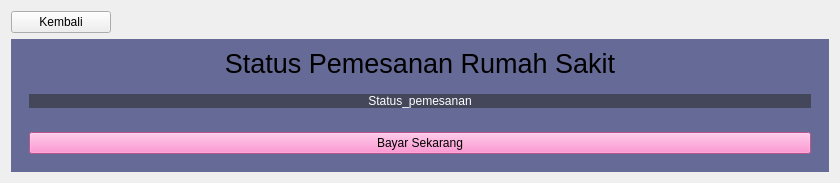
     <widget class="QWidget" name="page_3">
      <layout class="QGridLayout" name="gridLayout_5">
       <item row="0" column="0">
        <widget class="QPushButton" name="btn_back2">
         <property name="maximumSize">
          <size>
           <width>100</width>
           <height>16777215</height>
          </size>
         </property>
         <property name="styleSheet">
          <string notr="true">QPushButton {
	color: black;
}</string>
         </property>
         <property name="text">
          <string>Kembali</string>
         </property>
        </widget>
       </item>
       <item row="1" column="0">
        <widget class="QWidget" name="widget_6" native="true">
         <property name="palette">
          <palette>
           <active>
            <colorrole role="WindowText">
             <brush brushstyle="SolidPattern">
              <color alpha="255">
               <red>255</red>
               <green>255</green>
               <blue>255</blue>
              </color>
             </brush>
            </colorrole>
            <colorrole role="Button">
             <brush brushstyle="SolidPattern">
              <color alpha="255">
               <red>102</red>
               <green>106</green>
               <blue>150</blue>
              </color>
             </brush>
            </colorrole>
            <colorrole role="Light">
             <brush brushstyle="SolidPattern">
              <color alpha="255">
               <red>102</red>
               <green>106</green>
               <blue>150</blue>
              </color>
             </brush>
            </colorrole>
            <colorrole role="Midlight">
             <brush brushstyle="SolidPattern">
              <color alpha="255">
               <red>85</red>
               <green>88</green>
               <blue>125</blue>
              </color>
             </brush>
            </colorrole>
            <colorrole role="Dark">
             <brush brushstyle="SolidPattern">
              <color alpha="255">
               <red>34</red>
               <green>35</green>
               <blue>50</blue>
              </color>
             </brush>
            </colorrole>
            <colorrole role="Mid">
             <brush brushstyle="SolidPattern">
              <color alpha="255">
               <red>45</red>
               <green>47</green>
               <blue>66</blue>
              </color>
             </brush>
            </colorrole>
            <colorrole role="Text">
             <brush brushstyle="SolidPattern">
              <color alpha="255">
               <red>255</red>
               <green>255</green>
               <blue>255</blue>
              </color>
             </brush>
            </colorrole>
            <colorrole role="BrightText">
             <brush brushstyle="SolidPattern">
              <color alpha="255">
               <red>255</red>
               <green>255</green>
               <blue>255</blue>
              </color>
             </brush>
            </colorrole>
            <colorrole role="ButtonText">
             <brush brushstyle="SolidPattern">
              <color alpha="255">
               <red>255</red>
               <green>255</green>
               <blue>255</blue>
              </color>
             </brush>
            </colorrole>
            <colorrole role="Base">
             <brush brushstyle="SolidPattern">
              <color alpha="255">
               <red>102</red>
               <green>106</green>
               <blue>150</blue>
              </color>
             </brush>
            </colorrole>
            <colorrole role="Window">
             <brush brushstyle="SolidPattern">
              <color alpha="255">
               <red>102</red>
               <green>106</green>
               <blue>150</blue>
              </color>
             </brush>
            </colorrole>
            <colorrole role="Shadow">
             <brush brushstyle="SolidPattern">
              <color alpha="255">
               <red>0</red>
               <green>0</green>
               <blue>0</blue>
              </color>
             </brush>
            </colorrole>
            <colorrole role="AlternateBase">
             <brush brushstyle="SolidPattern">
              <color alpha="255">
               <red>34</red>
               <green>35</green>
               <blue>50</blue>
              </color>
             </brush>
            </colorrole>
            <colorrole role="ToolTipBase">
             <brush brushstyle="SolidPattern">
              <color alpha="255">
               <red>255</red>
               <green>255</green>
               <blue>220</blue>
              </color>
             </brush>
            </colorrole>
            <colorrole role="ToolTipText">
             <brush brushstyle="SolidPattern">
              <color alpha="255">
               <red>0</red>
               <green>0</green>
               <blue>0</blue>
              </color>
             </brush>
            </colorrole>
           </active>
           <inactive>
            <colorrole role="WindowText">
             <brush brushstyle="SolidPattern">
              <color alpha="255">
               <red>255</red>
               <green>255</green>
               <blue>255</blue>
              </color>
             </brush>
            </colorrole>
            <colorrole role="Button">
             <brush brushstyle="SolidPattern">
              <color alpha="255">
               <red>102</red>
               <green>106</green>
               <blue>150</blue>
              </color>
             </brush>
            </colorrole>
            <colorrole role="Light">
             <brush brushstyle="SolidPattern">
              <color alpha="255">
               <red>102</red>
               <green>106</green>
               <blue>150</blue>
              </color>
             </brush>
            </colorrole>
            <colorrole role="Midlight">
             <brush brushstyle="SolidPattern">
              <color alpha="255">
               <red>85</red>
               <green>88</green>
               <blue>125</blue>
              </color>
             </brush>
            </colorrole>
            <colorrole role="Dark">
             <brush brushstyle="SolidPattern">
              <color alpha="255">
               <red>34</red>
               <green>35</green>
               <blue>50</blue>
              </color>
             </brush>
            </colorrole>
            <colorrole role="Mid">
             <brush brushstyle="SolidPattern">
              <color alpha="255">
               <red>45</red>
               <green>47</green>
               <blue>66</blue>
              </color>
             </brush>
            </colorrole>
            <colorrole role="Text">
             <brush brushstyle="SolidPattern">
              <color alpha="255">
               <red>255</red>
               <green>255</green>
               <blue>255</blue>
              </color>
             </brush>
            </colorrole>
            <colorrole role="BrightText">
             <brush brushstyle="SolidPattern">
              <color alpha="255">
               <red>255</red>
               <green>255</green>
               <blue>255</blue>
              </color>
             </brush>
            </colorrole>
            <colorrole role="ButtonText">
             <brush brushstyle="SolidPattern">
              <color alpha="255">
               <red>255</red>
               <green>255</green>
               <blue>255</blue>
              </color>
             </brush>
            </colorrole>
            <colorrole role="Base">
             <brush brushstyle="SolidPattern">
              <color alpha="255">
               <red>102</red>
               <green>106</green>
               <blue>150</blue>
              </color>
             </brush>
            </colorrole>
            <colorrole role="Window">
             <brush brushstyle="SolidPattern">
              <color alpha="255">
               <red>102</red>
               <green>106</green>
               <blue>150</blue>
              </color>
             </brush>
            </colorrole>
            <colorrole role="Shadow">
             <brush brushstyle="SolidPattern">
              <color alpha="255">
               <red>0</red>
               <green>0</green>
               <blue>0</blue>
              </color>
             </brush>
            </colorrole>
            <colorrole role="AlternateBase">
             <brush brushstyle="SolidPattern">
              <color alpha="255">
               <red>34</red>
               <green>35</green>
               <blue>50</blue>
              </color>
             </brush>
            </colorrole>
            <colorrole role="ToolTipBase">
             <brush brushstyle="SolidPattern">
              <color alpha="255">
               <red>255</red>
               <green>255</green>
               <blue>220</blue>
              </color>
             </brush>
            </colorrole>
            <colorrole role="ToolTipText">
             <brush brushstyle="SolidPattern">
              <color alpha="255">
               <red>0</red>
               <green>0</green>
               <blue>0</blue>
              </color>
             </brush>
            </colorrole>
           </inactive>
           <disabled>
            <colorrole role="WindowText">
             <brush brushstyle="SolidPattern">
              <color alpha="255">
               <red>34</red>
               <green>35</green>
               <blue>50</blue>
              </color>
             </brush>
            </colorrole>
            <colorrole role="Button">
             <brush brushstyle="SolidPattern">
              <color alpha="255">
               <red>102</red>
               <green>106</green>
               <blue>150</blue>
              </color>
             </brush>
            </colorrole>
            <colorrole role="Light">
             <brush brushstyle="SolidPattern">
              <color alpha="255">
               <red>102</red>
               <green>106</green>
               <blue>150</blue>
              </color>
             </brush>
            </colorrole>
            <colorrole role="Midlight">
             <brush brushstyle="SolidPattern">
              <color alpha="255">
               <red>85</red>
               <green>88</green>
               <blue>125</blue>
              </color>
             </brush>
            </colorrole>
            <colorrole role="Dark">
             <brush brushstyle="SolidPattern">
              <color alpha="255">
               <red>34</red>
               <green>35</green>
               <blue>50</blue>
              </color>
             </brush>
            </colorrole>
            <colorrole role="Mid">
             <brush brushstyle="SolidPattern">
              <color alpha="255">
               <red>45</red>
               <green>47</green>
               <blue>66</blue>
              </color>
             </brush>
            </colorrole>
            <colorrole role="Text">
             <brush brushstyle="SolidPattern">
              <color alpha="255">
               <red>34</red>
               <green>35</green>
               <blue>50</blue>
              </color>
             </brush>
            </colorrole>
            <colorrole role="BrightText">
             <brush brushstyle="SolidPattern">
              <color alpha="255">
               <red>255</red>
               <green>255</green>
               <blue>255</blue>
              </color>
             </brush>
            </colorrole>
            <colorrole role="ButtonText">
             <brush brushstyle="SolidPattern">
              <color alpha="255">
               <red>34</red>
               <green>35</green>
               <blue>50</blue>
              </color>
             </brush>
            </colorrole>
            <colorrole role="Base">
             <brush brushstyle="SolidPattern">
              <color alpha="255">
               <red>102</red>
               <green>106</green>
               <blue>150</blue>
              </color>
             </brush>
            </colorrole>
            <colorrole role="Window">
             <brush brushstyle="SolidPattern">
              <color alpha="255">
               <red>102</red>
               <green>106</green>
               <blue>150</blue>
              </color>
             </brush>
            </colorrole>
            <colorrole role="Shadow">
             <brush brushstyle="SolidPattern">
              <color alpha="255">
               <red>0</red>
               <green>0</green>
               <blue>0</blue>
              </color>
             </brush>
            </colorrole>
            <colorrole role="AlternateBase">
             <brush brushstyle="SolidPattern">
              <color alpha="255">
               <red>68</red>
               <green>71</green>
               <blue>100</blue>
              </color>
             </brush>
            </colorrole>
            <colorrole role="ToolTipBase">
             <brush brushstyle="SolidPattern">
              <color alpha="255">
               <red>255</red>
               <green>255</green>
               <blue>220</blue>
              </color>
             </brush>
            </colorrole>
            <colorrole role="ToolTipText">
             <brush brushstyle="SolidPattern">
              <color alpha="255">
               <red>0</red>
               <green>0</green>
               <blue>0</blue>
              </color>
             </brush>
            </colorrole>
           </disabled>
          </palette>
         </property>
         <property name="styleSheet">
          <string notr="true">background-color: #666a96;</string>
         </property>
         <layout class="QVBoxLayout" name="verticalLayout_5">
          <item>
           <widget class="QLabel" name="label_3">
            <property name="minimumSize">
             <size>
              <width>800</width>
              <height>0</height>
             </size>
            </property>
            <property name="font">
             <font>
              <pointsize>20</pointsize>
             </font>
            </property>
            <property name="styleSheet">
             <string notr="true"/>
            </property>
            <property name="text">
             <string>Status Pemesanan Rumah Sakit</string>
            </property>
            <property name="alignment">
             <set>Qt::AlignCenter</set>
            </property>
           </widget>
          </item>
          <item>
           <widget class="QWidget" name="widget_7" native="true">
            <layout class="QVBoxLayout" name="verticalLayout_6">
             <item>
              <widget class="QLabel" name="label_4">
               <property name="font">
                <font>
                 <pointsize>9</pointsize>
                </font>
               </property>
               <property name="styleSheet">
                <string notr="true">QLabel {
	background-color: #44475a;
	color: #ffffff
}</string>
               </property>
               <property name="text">
                <string>Status_pemesanan</string>
               </property>
               <property name="alignment">
                <set>Qt::AlignCenter</set>
               </property>
              </widget>
             </item>
            </layout>
           </widget>
          </item>
          <item>
           <widget class="QWidget" name="widget_8" native="true">
            <layout class="QGridLayout" name="gridLayout_3">
             <item row="0" column="0">
              <widget class="QPushButton" name="btn_bayar">
               <property name="styleSheet">
                <string notr="true">background-color: #ff79c6</string>
               </property>
               <property name="text">
                <string>Bayar Sekarang</string>
               </property>
              </widget>
             </item>
            </layout>
           </widget>
          </item>
         </layout>
        </widget>
       </item>
      </layout>
     </widget>
